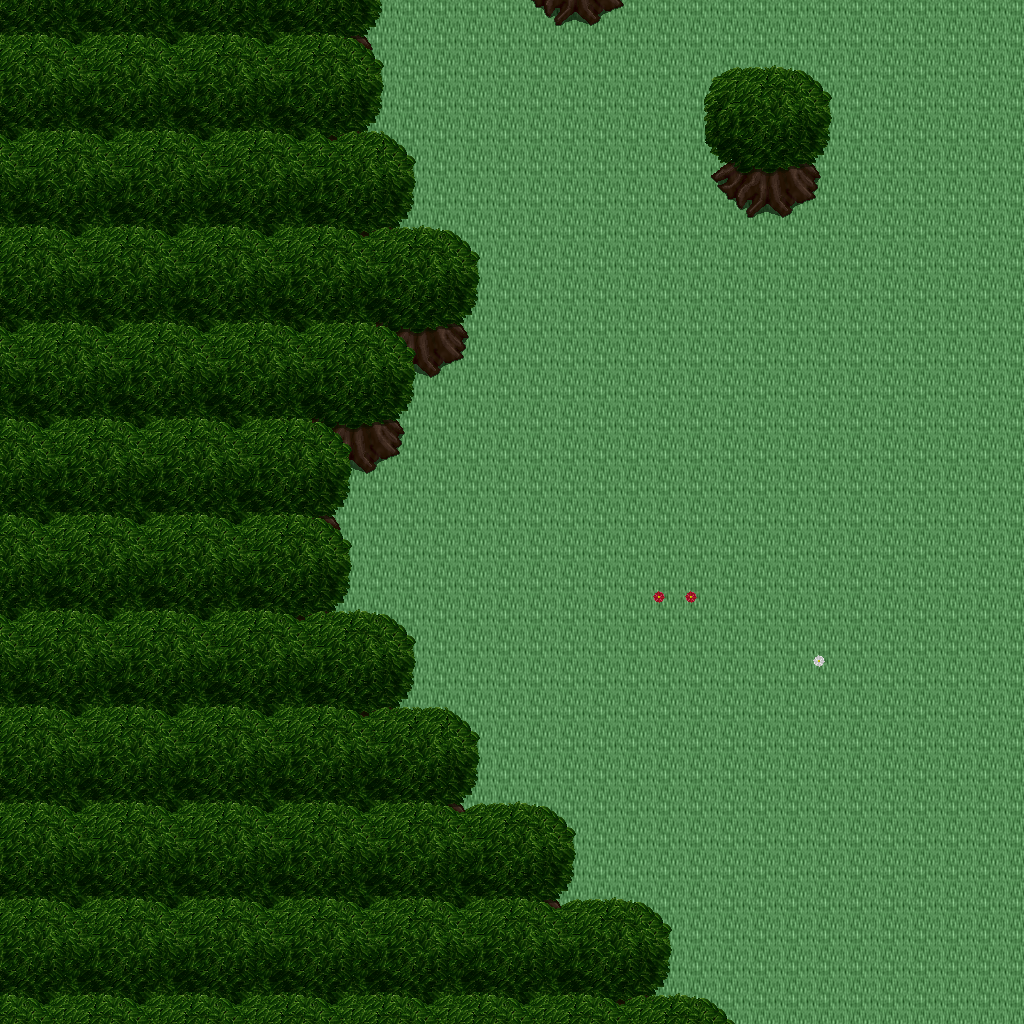

Tiled map render using the project's own tile images. Description and the map definition, with tile-layer contents summarised, below:
An orthogonal 32x32 tile map with 32x32 px tiles, 5 tile layers (Ground, Objects, Objects2, Above, ...), 1 hidden layer not drawn, 46 tilesets.

<map version="1.10" tiledversion="1.11.0" orientation="orthogonal" renderorder="right-down" width="32" height="32" tilewidth="32" tileheight="32" infinite="0" nextlayerid="11" nextobjectid="1">
 <tileset firstgid="1" name="logic_collision" tilewidth="32" tileheight="32" tilecount="1" columns="1">
  <image source="../drawable/logic_collision.png" width="32" height="32" />
 </tileset>
 <tileset firstgid="2" name="ground_ground" tilewidth="32" tileheight="32" tilecount="33" columns="3">
  <image source="../drawable/ground_ground.png" width="96" height="352" />
 </tileset>
 <tileset firstgid="35" name="building_castle" tilewidth="32" tileheight="32" tilecount="320" columns="20">
  <image source="../drawable/building_castle.png" width="640" height="512" />
 </tileset>
 <tileset firstgid="355" name="item_weapon_cannon" tilewidth="32" tileheight="32" tilecount="12" columns="3">
  <image source="../drawable/item_weapon_cannon.png" width="96" height="128" />
 </tileset>
 <tileset firstgid="367" name="item_pot_barrels_1" tilewidth="32" tileheight="32" tilecount="8" columns="4">
  <image source="../drawable/item_pot_barrels_1.png" width="128" height="64" />
 </tileset>
 <tileset firstgid="375" name="plant_tree_tree_darkgreen" tilewidth="32" tileheight="32" tilecount="88" columns="8">
  <image source="../drawable/plant_tree_tree_darkgreen.png" width="256" height="352" />
 </tileset>
 <tileset firstgid="463" name="building_decoration_chimney_big" tilewidth="32" tileheight="32" tilecount="2" columns="1">
  <image source="../drawable/building_decoration_chimney_big.png" width="32" height="64" />
 </tileset>
 <tileset firstgid="465" name="building_door_door" tilewidth="32" tileheight="32" tilecount="6" columns="3">
  <image source="../drawable/building_door_door.png" width="96" height="64" />
 </tileset>
 <tileset firstgid="471" name="building_door_closed" tilewidth="32" tileheight="32" tilecount="1" columns="1">
  <image source="../drawable/building_door_closed.png" width="32" height="32" />
 </tileset>
 <tileset firstgid="472" name="building_window_window_centered" tilewidth="32" tileheight="32" tilecount="1" columns="1">
  <image source="../drawable/building_window_window_centered.png" width="32" height="32" />
 </tileset>
 <tileset firstgid="473" name="plant_bush_bushes" tilewidth="32" tileheight="32" tilecount="10" columns="5">
  <image source="../drawable/plant_bush_bushes.png" width="160" height="64" />
 </tileset>
 <tileset firstgid="483" name="furniture_sink_pale_brown_stone" tilewidth="32" tileheight="32" tilecount="4" columns="2">
  <image source="../drawable/furniture_sink_pale_brown_stone.png" width="64" height="64" />
 </tileset>
 <tileset firstgid="487" name="logic_item_sheepfood" tilewidth="32" tileheight="32" tilecount="1" columns="1">
  <image source="../drawable/logic_item_sheepfood.png" width="32" height="32" />
 </tileset>
 <tileset firstgid="488" name="logic_creature_sheep" tilewidth="32" tileheight="32" tilecount="1" columns="1">
  <image source="../drawable/logic_creature_sheep.png" width="32" height="32" />
 </tileset>
 <tileset firstgid="489" name="ground_grass_edges" tilewidth="32" tileheight="32" tilecount="36" columns="12">
  <image source="../drawable/ground_grass_edges.png" width="384" height="96" />
 </tileset>
 <tileset firstgid="525" name="ground_grass_corners" tilewidth="32" tileheight="32" tilecount="24" columns="6">
  <image source="../drawable/ground_grass_corners.png" width="192" height="128" />
 </tileset>
 <tileset firstgid="549" name="building_decoration_chimney" tilewidth="32" tileheight="32" tilecount="2" columns="1">
  <image source="../drawable/building_decoration_chimney.png" width="32" height="64" />
 </tileset>
 <tileset firstgid="551" name="plant_tree_taller_trees" tilewidth="32" tileheight="32" tilecount="32" columns="8">
  <image source="../drawable/plant_tree_taller_trees.png" width="256" height="128" />
 </tileset>
 <tileset firstgid="583" name="plant_vine" tilewidth="32" tileheight="32" tilecount="3" columns="1">
  <image source="../drawable/plant_vine.png" width="32" height="96" />
 </tileset>
 <tileset firstgid="586" name="logic_item_fruits" tilewidth="32" tileheight="32" tilecount="16" columns="8">
  <image source="../drawable/logic_item_fruits.png" width="256" height="64" />
 </tileset>
 <tileset firstgid="602" name="logic_item_vegetable" tilewidth="32" tileheight="32" tilecount="16" columns="8">
  <image source="../drawable/logic_item_vegetable.png" width="256" height="64" />
 </tileset>
 <tileset firstgid="618" name="building_fence_fence_chunky" tilewidth="32" tileheight="32" tilecount="21" columns="3">
  <image source="../drawable/building_fence_fence_chunky.png" width="96" height="224" />
 </tileset>
 <tileset firstgid="639" name="furniture_light_lamp_blue" tilewidth="32" tileheight="32" tilecount="3" columns="1">
  <image source="../drawable/furniture_light_lamp_blue.png" width="32" height="96" />
 </tileset>
 <tileset firstgid="642" name="light_dim_light_7x5" tilewidth="32" tileheight="32" tilecount="35" columns="7">
  <image source="../drawable/light_dim_light_7x5.png" width="224" height="160" />
 </tileset>
 <tileset firstgid="677" name="logic_protection" tilewidth="32" tileheight="32" tilecount="2" columns="2">
  <image source="../drawable/logic_protection.png" width="64" height="32" />
 </tileset>
 <tileset firstgid="679" name="logic_item_resources" tilewidth="32" tileheight="32" tilecount="6" columns="6">
  <image source="../drawable/logic_item_resources.png" width="192" height="32" />
 </tileset>
 <tileset firstgid="685" name="logic_item_mushroom" tilewidth="32" tileheight="32" tilecount="6" columns="6">
  <image source="../drawable/logic_item_mushroom.png" width="192" height="32" />
 </tileset>
 <tileset firstgid="691" name="plant_flower_daisy_blue" tilewidth="32" tileheight="32" tilecount="8" columns="2">
  <image source="../drawable/plant_flower_daisy_blue.png" width="64" height="128" />
 </tileset>
 <tileset firstgid="699" name="plant_flower_daisy_red" tilewidth="32" tileheight="32" tilecount="8" columns="2">
  <image source="../drawable/plant_flower_daisy_red.png" width="64" height="128" />
 </tileset>
 <tileset firstgid="707" name="plant_flower_daisy_white" tilewidth="32" tileheight="32" tilecount="8" columns="2">
  <image source="../drawable/plant_flower_daisy_white.png" width="64" height="128" />
 </tileset>
 <tileset firstgid="715" name="plant_flower_daisy_yellow" tilewidth="32" tileheight="32" tilecount="8" columns="2">
  <image source="../drawable/plant_flower_daisy_yellow.png" width="64" height="128" />
 </tileset>
 <tileset firstgid="723" name="logic_creature_animal" tilewidth="32" tileheight="32" tilecount="32" columns="8">
  <image source="../drawable/logic_creature_animal.png" width="256" height="128" />
 </tileset>
 <tileset firstgid="755" name="logic_creature_rodent" tilewidth="32" tileheight="32" tilecount="8" columns="8">
  <image source="../drawable/logic_creature_rodent.png" width="256" height="32" />
 </tileset>
 <tileset firstgid="763" name="item_hen_nest" tilewidth="32" tileheight="32" tilecount="1" columns="1">
  <image source="../drawable/item_hen_nest.png" width="32" height="32" />
 </tileset>
 <tileset firstgid="764" name="logic_item_dairy" tilewidth="32" tileheight="32" tilecount="1" columns="1">
  <image source="../drawable/logic_item_dairy.png" width="32" height="32" />
 </tileset>
 <tileset firstgid="765" name="plant_flower_red_blue_clusters" tilewidth="32" tileheight="32" tilecount="4" columns="1">
  <image source="../drawable/plant_flower_red_blue_clusters.png" width="32" height="128" />
 </tileset>
 <tileset firstgid="769" name="plant_flower_pointed_yellow" tilewidth="32" tileheight="32" tilecount="2" columns="2">
  <image source="../drawable/plant_flower_pointed_yellow.png" width="64" height="32" />
 </tileset>
 <tileset firstgid="771" name="building_decoration_banner" tilewidth="32" tileheight="32" tilecount="12" columns="1">
  <image source="../drawable/building_decoration_banner.png" width="32" height="384" />
 </tileset>
 <tileset firstgid="783" name="logic_creature_fowl" tilewidth="32" tileheight="32" tilecount="6" columns="6">
  <image source="../drawable/logic_creature_fowl.png" width="192" height="32" />
 </tileset>
 <tileset firstgid="789" name="logic_portal" tilewidth="32" tileheight="32" tilecount="24" columns="8">
  <image source="../drawable/logic_portal.png" width="256" height="96" />
 </tileset>
 <tileset firstgid="813" name="building_cottage" tilewidth="32" tileheight="32" tilecount="256" columns="16">
  <image source="../drawable/building_cottage.png" width="512" height="512" />
 </tileset>
 <tileset firstgid="1069" name="building_roof_thatched_roof" tilewidth="32" tileheight="32" tilecount="256" columns="16">
  <image source="../drawable/building_roof_thatched_roof.png" width="512" height="512" />
 </tileset>
 <tileset firstgid="1325" name="building_door_doors" tilewidth="32" tileheight="32" tilecount="256" columns="16">
  <image source="../drawable/building_door_doors.png" width="512" height="512" />
 </tileset>
 <tileset firstgid="1581" name="building_window_windows" tilewidth="32" tileheight="32" tilecount="256" columns="16">
  <image source="../drawable/building_window_windows.png" width="512" height="512" />
 </tileset>
 <tileset firstgid="1837" name="ground_ground_3" tilewidth="32" tileheight="32" tilecount="5" columns="5">
  <image source="../drawable/ground_ground_3.png" width="160" height="32" />
 </tileset>
 <tileset firstgid="1842" name="plant_bush_leafy" tilewidth="32" tileheight="32" tilecount="48" columns="8">
  <image source="../drawable/plant_bush_leafy.png" width="256" height="192" />
 </tileset>
 <layer id="1" name="Ground" width="32" height="32">
  <data>[1024 cells, 1024 non-empty, 1 distinct tile ids]</data>
 </layer>
 <layer id="2" name="Objects" width="32" height="32">
  <data>[1024 cells, 302 non-empty, 16 distinct tile ids]</data>
 </layer>
 <layer id="3" name="Objects2" width="32" height="32">
  <data>[1024 cells, 0 non-empty, 0 distinct tile ids]</data>
 </layer>
 <layer id="4" name="Above" width="32" height="32">
  <data>[1024 cells, 473 non-empty, 22 distinct tile ids]</data>
 </layer>
 <layer id="5" name="Above2" width="32" height="32">
  <data>[1024 cells, 0 non-empty, 0 distinct tile ids]</data>
 </layer>
 <layer id="6" name="Walkable" width="32" height="32" visible="0">
  <data>[1024 cells, 440 non-empty, 1 distinct tile ids]</data>
 </layer>
 <objectgroup id="7" name="Mapevents" />
 <objectgroup id="8" name="Spawn" />
 <objectgroup id="9" name="Keys" />
 <objectgroup id="10" name="Replace" />
</map>
